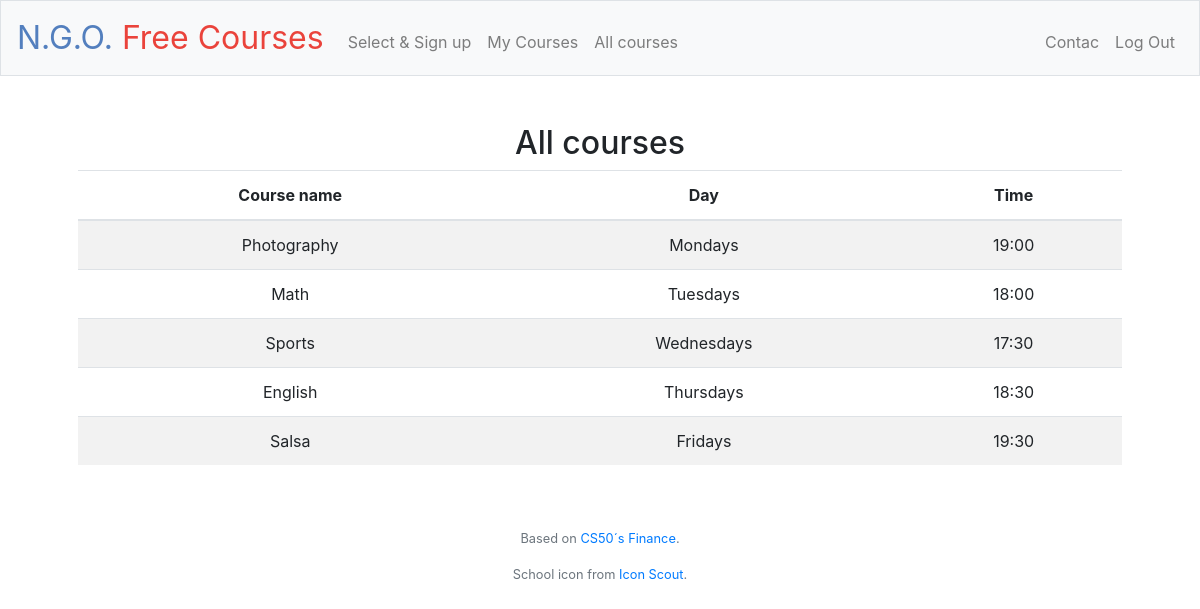
Screenshot of /allcourses (signed in) with the database file from the repository.
### tables this page shows
CREATE TABLE 'courses_all' (
  id INT,
  course TEXT,
  day TEXT,
  time NUM);

### application.py (the view)
@app.route("/allcourses")
@login_required
def all_available():
    allc = db.execute("SELECT course, day, time FROM courses_all")
    return render_template("allcourses.html", allc=allc)

### application.py (called while the page is built)
@app.after_request
def after_request(response):
    response.headers["Cache-Control"] = "no-cache, no-store, must-revalidate"
    response.headers["Expires"] = 0
    response.headers["Pragma"] = "no-cache"
    return response

### helpers.py (called while the page is built)
def login_required(f):
    @wraps(f)
    def decorated_function(*args, **kwargs):
        if session.get("user_id") is None:
            return redirect("/login")
        return f(*args, **kwargs)
    return decorated_function

### templates/allcourses.html (shortened to what this page needs)
{% extends "layout.html" %}
{% block main %}
    <h2>All courses</h2>
    <table class="table table-striped">
        <thead>
            <tr>
                <th>Course name</th>
                <th>Day</th>
                <th>Time</th>
            </tr>
        </thead>
        <tbody>
            {% for i in allc %}
                <tr>
                    <td>{{ i.course }}</td>
                    <td>{{ i.day }} </td>
                    <td>{{ i.time }} </td>
                </tr>
            {% endfor %}
        </tbody>
    </table>
{% endblock %}

### templates/layout.html (shortened to what this page needs)
<!DOCTYPE html>
<html lang="en">
    <head>
        <link rel="stylesheet" href="https://cdn.jsdelivr.net/npm/bootstrap@4.5.3/dist/css/bootstrap.min.css">
        <link href="/static/styles.css" rel="stylesheet">
    </head>
    <body>
        <nav class="navbar navbar-expand-md navbar-light bg-light border">
            <a class="navbar-brand" href="/"><span class="blue">N.G.O.</span> <span class="red">Free Courses</span></a>
            <div class="collapse navbar-collapse" id="navbar">
                {% if session.user_id %}
                    <ul class="navbar-nav mr-auto mt-2">
                        <li class="nav-item"><a class="nav-link" href="/findcourse">Select & Sign up</a></li>
                        <li class="nav-item"><a class="nav-link" href="/">My Courses</a></li>
                        <li class="nav-item"><a class="nav-link" href="/allcourses">All courses</a></li>
                    </ul>
                    <ul class="navbar-nav ml-auto mt-2">
                        <li class="nav-item"><a class="nav-link" href="/contact">Contac</a></li>
                        <li class="nav-item"><a class="nav-link" href="/logout">Log Out</a></li>
                    </ul>
                {% else %}
                    <ul class="navbar-nav ml-auto mt-2">
                        <li class="nav-item"><a class="nav-link" href="/register">Register</a></li>
                        <li class="nav-item"><a class="nav-link" href="/login">Log In</a></li>
                    </ul>
                {% endif %}
            </div>
        </nav>
        <main class="container p-5">
            {% block main %}{% endblock %}
        </main>
        <footer class="small text-center text-muted">
            <p>Based on <a href="https://finance.cs50.net/" target="_blank">CS50´s Finance</a>.</p>
            <p>School icon from <a href="https://iconscout.com/icon/school-1780863" target="_blank">Icon Scout</a>.</p>
        </footer>
    </body>
</html>

### static/styles.css (style rules this page uses)
nav .navbar-brand { font-size: xx-large; }
nav .navbar-brand .blue { color: #537fbe; }
nav .navbar-brand .red { color: #ea433b; }
main { overflow-x: auto; text-align: center; }

### rows the page displays
courses_all: course "Photography", day "Mondays", time "19:00"
courses_all: course "Math", day "Tuesdays", time "18:00"
courses_all: course "Sports", day "Wednesdays", time "17:30"
courses_all: course "English", day "Thursdays", time "18:30"
courses_all: course "Salsa", day "Fridays", time "19:30"
